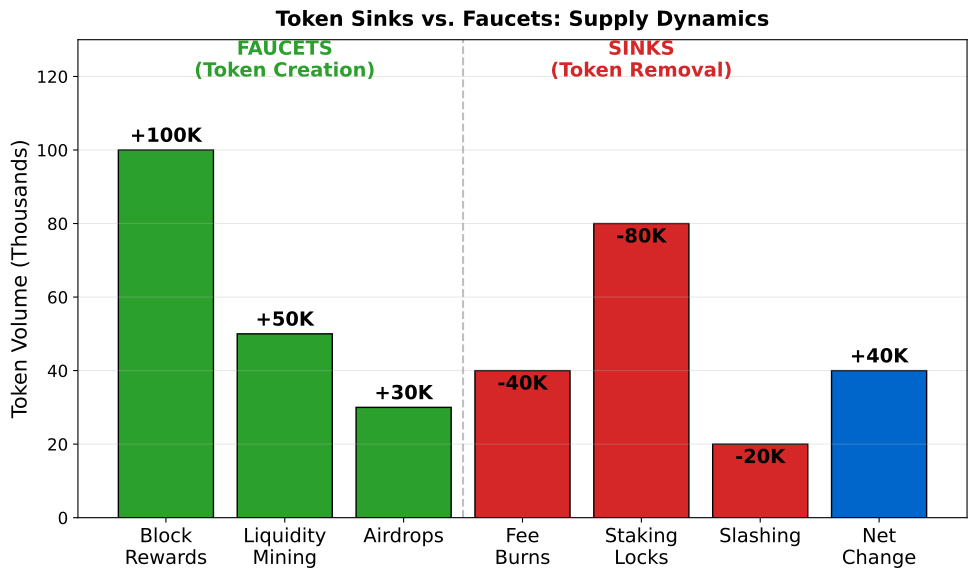

The Python source for this figure:
"""
Token Sinks vs Faucets
Waterfall-style chart showing token inflows and outflows
"""

import matplotlib.pyplot as plt
import numpy as np
from pathlib import Path

CHART_METADATA = {
    'title': 'Token Sinks vs Faucets',
    'url': 'https://github.com/Digital-AI-Finance/Blockchain_Crypto/tree/main/Module_D_Tokenomics/L29_Token_Economics/charts/04_token_sinks_faucets'
}

plt.rcParams.update({
    'font.size': 14,
    'axes.labelsize': 14,
    'axes.titlesize': 16,
    'xtick.labelsize': 12,
    'ytick.labelsize': 12,
    'legend.fontsize': 12,
    'figure.figsize': (10, 6),
    'figure.dpi': 150
})

MLPURPLE = '#3333B2'
MLBLUE = '#0066CC'
MLORANGE = '#FF7F0E'
MLGREEN = '#2CA02C'
MLRED = '#D62728'

fig, ax = plt.subplots(figsize=(10, 6))

# Token flows (positive = faucet, negative = sink)
categories = ['Block\nRewards', 'Liquidity\nMining', 'Airdrops', 'Fee\nBurns', 'Staking\nLocks', 'Slashing', 'Net\nChange']
values = [100, 50, 30, -40, -80, -20, 40]  # Thousands of tokens
colors = []

for val in values[:-1]:
    colors.append(MLGREEN if val > 0 else MLRED)
colors.append(MLBLUE)  # Net change

x = np.arange(len(categories))

bars = ax.bar(x, [abs(v) for v in values], color=colors, edgecolor='black', linewidth=1)

# Add value labels
for i, (bar, val) in enumerate(zip(bars, values)):
    sign = '+' if val > 0 else ''
    va = 'bottom' if val > 0 else 'top'
    offset = 3 if val > 0 else -3
    ax.annotate(f'{sign}{val}K',
                xy=(bar.get_x() + bar.get_width()/2, bar.get_height()),
                xytext=(0, offset), textcoords='offset points',
                ha='center', va=va, fontsize=14, fontweight='bold')

# Add category labels
ax.text(1, 120, 'FAUCETS\n(Token Creation)', ha='center', fontsize=14, fontweight='bold', color=MLGREEN)
ax.text(4, 120, 'SINKS\n(Token Removal)', ha='center', fontsize=14, fontweight='bold', color=MLRED)

ax.set_xticks(x)
ax.set_xticklabels(categories, fontsize=14)
ax.set_ylabel('Token Volume (Thousands)', fontsize=15)
ax.set_ylim(0, 130)

ax.axvline(x=2.5, color='gray', linestyle='--', alpha=0.5)
ax.grid(True, alpha=0.3, axis='y')

ax.set_title('Token Sinks vs. Faucets: Supply Dynamics', fontweight='bold', fontsize=15, pad=10)
plt.tight_layout()

output_path = Path(__file__).parent / 'chart.pdf'
plt.savefig(output_path, bbox_inches='tight', dpi=300)
print(f"Chart saved to: {output_path.absolute()}")
plt.close()
